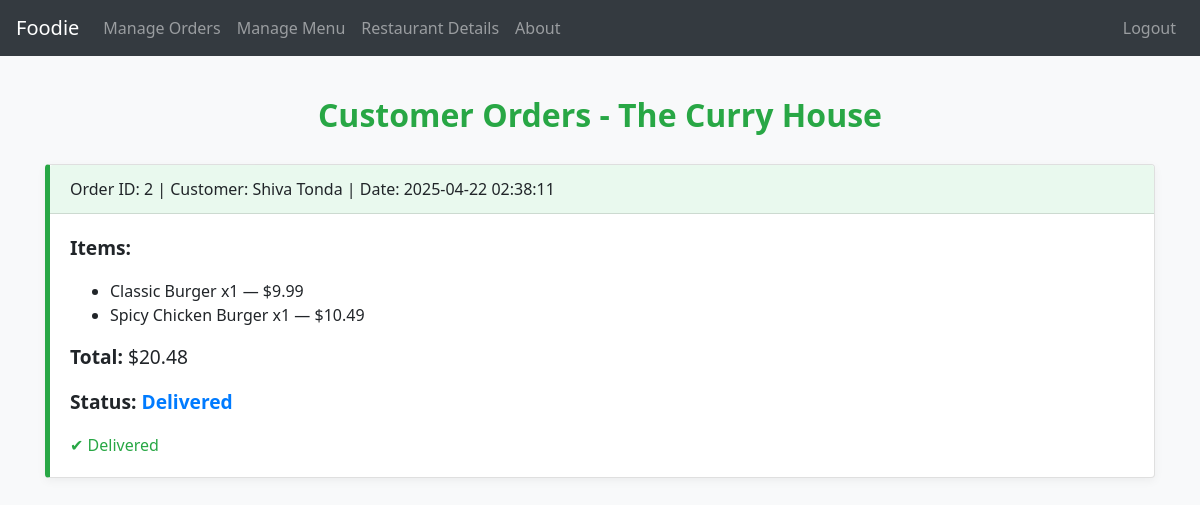
The app's page /restaurant/2/manage_orders (signed in) with its own data.
### tables this page shows
CREATE TABLE Restaurants (
    RestaurantID INTEGER PRIMARY KEY AUTOINCREMENT,
    OwnerID INTEGER NOT NULL,
    Name TEXT NOT NULL,
    Address TEXT NOT NULL,
    PhoneNumber TEXT NOT NULL,
    OpeningHours TEXT NOT NULL,
    FOREIGN KEY (OwnerID) REFERENCES Users(UserID)
);

CREATE TABLE Orders (
    OrderID INTEGER PRIMARY KEY AUTOINCREMENT,
    UserID INTEGER NOT NULL,
    RestaurantID INTEGER NOT NULL,
    OrderStatus TEXT CHECK(OrderStatus IN ('Pending', 'Preparing', 'Delivered')) NOT NULL,
    OrderDate DATETIME DEFAULT CURRENT_TIMESTAMP,
    TotalPrice REAL NOT NULL,
    FOREIGN KEY (UserID) REFERENCES Users(UserID),
    FOREIGN KEY (RestaurantID) REFERENCES Restaurants(RestaurantID)
);

CREATE TABLE Users (
    UserID INTEGER PRIMARY KEY AUTOINCREMENT,
    FullName TEXT NOT NULL,
    Email TEXT UNIQUE NOT NULL,
    PasswordHash TEXT NOT NULL,
    Role TEXT CHECK(Role IN ('Customer', 'RestaurantOwner', 'Admin')) NOT NULL
);

CREATE TABLE OrderDetails (
    OrderDetailID INTEGER PRIMARY KEY AUTOINCREMENT,
    OrderID INTEGER NOT NULL,
    MenuItemID INTEGER NOT NULL,
    Quantity INTEGER NOT NULL,
    SubTotal REAL NOT NULL,
    FOREIGN KEY (OrderID) REFERENCES Orders(OrderID),
    FOREIGN KEY (MenuItemID) REFERENCES MenuItems(MenuItemID)
);

CREATE TABLE MenuItems (
    MenuItemID INTEGER PRIMARY KEY AUTOINCREMENT,
    RestaurantID INTEGER NOT NULL,
    ItemName TEXT NOT NULL,
    Description TEXT,
    Price REAL NOT NULL,
    AvailabilityStatus TEXT CHECK(AvailabilityStatus IN ('Available', 'Unavailable')) NOT NULL,
    FOREIGN KEY (RestaurantID) REFERENCES Restaurants(RestaurantID)
);

### app.py (the view)
@app.route('/restaurant/<int:restaurant_id>/manage_orders')
@login_required
def manage_orders(restaurant_id):
    user_id = session.get('UserID')
    role = session.get('Role')
    conn = sqlite3.connect('database.db')
    conn.row_factory = sqlite3.Row
    cursor = conn.cursor()
    if role != 'Admin':
        cursor.execute("SELECT * FROM Restaurants WHERE RestaurantID = ? AND OwnerID = ?", (restaurant_id, user_id))
        if not cursor.fetchone():
            flash("Unauthorized access to manage orders.", "danger")
            return redirect(url_for('about'))
    cursor.execute("SELECT Name FROM Restaurants WHERE RestaurantID = ?", (restaurant_id,))
    restaurant_row = cursor.fetchone()
    if not restaurant_row:
        flash("Restaurant not found.", "danger")
        return redirect(url_for('about'))
    restaurant_name = restaurant_row['Name']
    cursor.execute("""
        SELECT o.OrderID, o.UserID, o.OrderStatus, o.OrderDate, o.TotalPrice, u.FullName as CustomerName
        FROM Orders o
        JOIN Users u ON o.UserID = u.UserID
        WHERE o.RestaurantID = ?
        ORDER BY o.OrderDate DESC
    """, (restaurant_id,))
    order_rows = cursor.fetchall()
    orders = []
    for order in order_rows:
        cursor.execute("""
            SELECT m.ItemName, d.Quantity, d.SubTotal
            FROM OrderDetails d
            JOIN MenuItems m ON d.MenuItemID = m.MenuItemID
            WHERE d.OrderID = ?
        """, (order['OrderID'],))
        items = cursor.fetchall()
        orders.append({
            'OrderID': order['OrderID'],
            'CustomerName': order['CustomerName'],
            'OrderDate': order['OrderDate'],
            'OrderStatus': order['OrderStatus'],
            'TotalPrice': order['TotalPrice'],
            'Items': items
        })
    conn.close()
    return render_template('manage_orders.html', restaurant_name=restaurant_name, orders=orders)

### app.py (called while the page is built)
def login_required(f):
    @wraps(f)
    def decorated_function(*args, **kwargs):
        if 'UserID' not in session:
            return redirect(url_for('signin'))
        return f(*args, **kwargs)
    return decorated_function

### templates/manage_orders.html (shortened to what this page needs)
<!DOCTYPE html>
<html lang="en">
<head>
    <link rel="stylesheet" href="{{ url_for('static', filename='style.css') }}">
    <link rel="stylesheet" href="https://stackpath.bootstrapcdn.com/bootstrap/4.5.2/css/bootstrap.min.css">
</head>
<body>
    <nav class="navbar navbar-expand-lg navbar-dark bg-dark">
        <a class="navbar-brand" href="{{ url_for('about') }}">Foodie</a>
        <div class="collapse navbar-collapse" id="navbarNav">
            <ul class="navbar-nav mr-auto">
                {% if session.get('Role') == 'RestaurantOwner' %}
                <li class="nav-item">
                    <a class="nav-link" href="{{ url_for('manage_orders', restaurant_id=session.get('RestaurantID')) }}">Manage Orders</a>
                </li>
                <li class="nav-item">
                    <a class="nav-link" href="{{ url_for('manage_menu',restaurant_id=session.get('RestaurantID')) }}">Manage Menu</a>
                </li>
                <li class="nav-item">
                    <a class="nav-link" href="{{ url_for('restaurant_details',restaurant_id=session.get('RestaurantID')) }}">Restaurant Details</a>
                </li>
                {% endif %}
                <li class="nav-item">
                    <a class="nav-link" href="{{ url_for('about') }}">About</a>
                </li>
            </ul>
            <ul class="navbar-nav">
                {% if session.get('UserID') %}
                <li class="nav-item">
                    <a class="nav-link" href="{{ url_for('logout') }}">Logout</a>
                </li>
                {% else %}
                <li class="nav-item">
                    <a class="nav-link" href="{{ url_for('signin') }}">Login</a>
                </li>
                {% endif %}
            </ul>
        </div>
    </nav>
<div class="container">
    <h2>Customer Orders - {{ restaurant_name }}</h2>
    {% if orders %}
        {% for order in orders %}
        <div class="card">
            <div class="card-header">
                Order ID: {{ order['OrderID'] }} | Customer: {{ order['CustomerName'] }} | Date: {{ order['OrderDate'] }}
            </div>
            <div class="card-body">
                <p><strong>Items:</strong></p>
                <ul>
                    {% for item in order['Items'] %}
                        <li>{{ item['ItemName'] }} x{{ item['Quantity'] }} — ${{ item['SubTotal'] }}</li>
                    {% endfor %}
                </ul>
                <p><strong>Total:</strong> ${{ order['TotalPrice'] }}</p>
                <p><strong>Status:</strong> <span class="order-status">{{ order['OrderStatus'] }}</span></p>
                {% if order['OrderStatus'] != 'Delivered' %}
                <form method="POST" class="status-form" action="{{ url_for('update_order_status', order_id=order['OrderID']) }}">
                    <input type="hidden" name="current_status" value="{{ order['OrderStatus'] }}">
                    <button type="submit" class="btn btn-primary btn-status">Mark as {{ 'Preparing' if order['OrderStatus'] == 'Pending' else 'Delivered' }}</button>
                </form>
                {% else %}
                <span class="text-success">✔ Delivered</span>
                {% endif %}
            </div>
        </div>
        {% endfor %}
    {% else %}
        <div class="no-orders">
            <h5>No orders placed yet.</h5>
        </div>
    {% endif %}
</div>
</body>
</html>

### static/style.css (style rules this page uses)
body { margin: 0; padding: 0; font-family: 'Segoe UI', Tahoma, Geneva, Verdana, sans-serif; }
h2 { margin-bottom: 20px; }
p { font-size: 1.2em; margin-bottom: 40px; }

### templates/manage_orders.html (style rules this page uses)
body { background-color: #f8f9fa; font-family: 'Segoe UI', sans-serif; }
.container { margin-top: 40px; }
h2 { color: #28a745; font-weight: bold; text-align: center; margin-bottom: 30px; }
.card { margin-bottom: 20px; border-left: 5px solid #28a745; box-shadow: 0 3px 10px rgba(0,0,0,0.05); }
.card-header { background-color: #e9f9ee; font-weight: 500; }
.order-status { font-weight: bold; color: #007bff; }

### records on screen
Restaurants: Name "The Curry House"
Orders: OrderID "2", CustomerName "Shiva Tonda", OrderDate "2025-04-22 02:38:11", TotalPrice "20.48", OrderStatus "Delivered", shows "✔ Delivered"
OrderDetails: ItemName "Classic Burger", Quantity "1", SubTotal "9.99"
OrderDetails: ItemName "Spicy Chicken Burger", Quantity "1", SubTotal "10.49"
